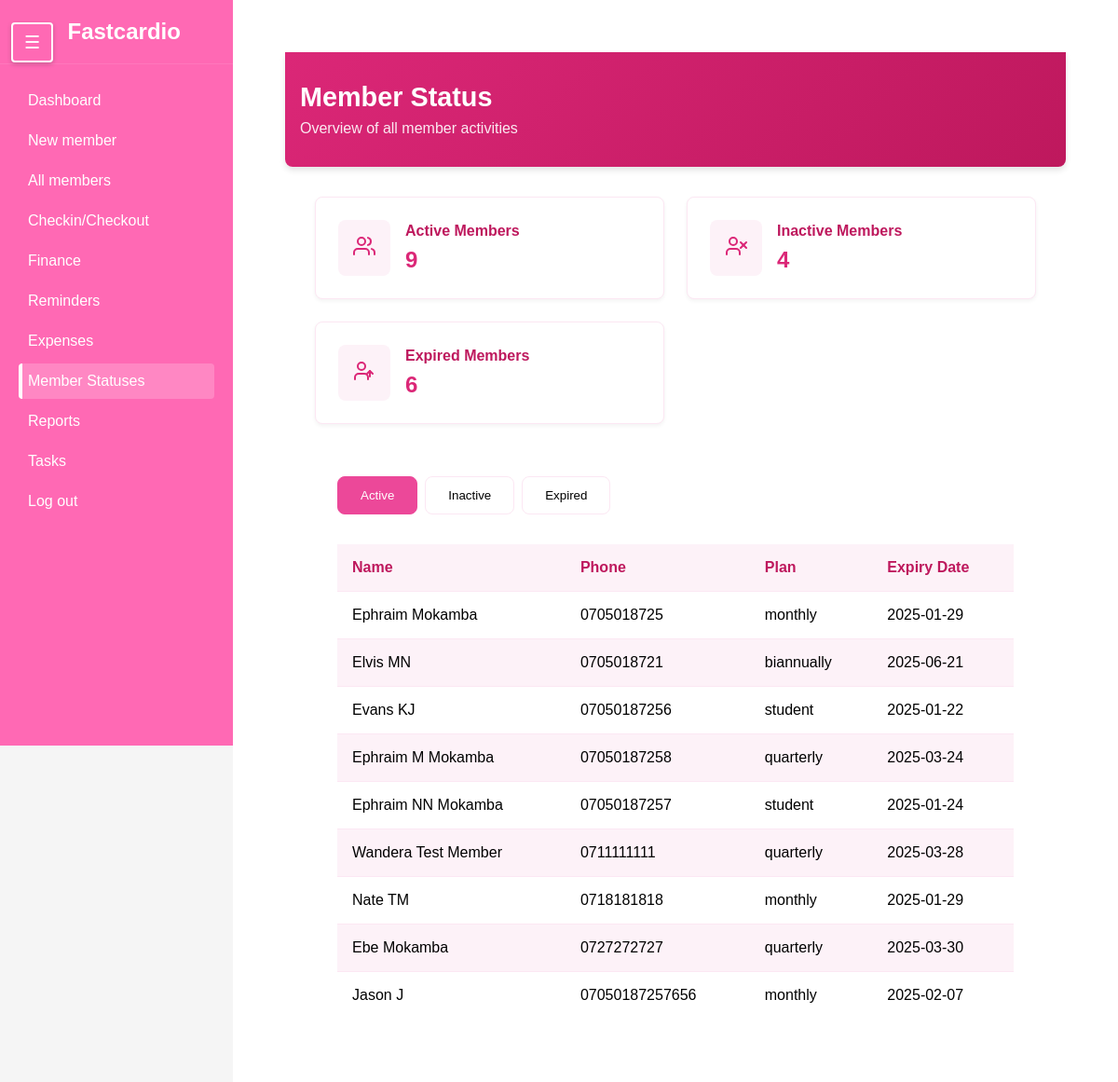
The app's page /status/ with its own data.
### members/models.py (models this page shows, shortened)
class Member(models.Model):
    first_name = models.CharField(max_length=50)
    last_name = models.CharField(max_length=50)
    phone_number = models.CharField(max_length=15)
    date_joined = models.DateTimeField(auto_now_add=True)
    membership_expiry = models.DateField(null=True, blank=True, help_text="Date when the membership expires")
    is_active = models.BooleanField(default=False)
    is_frozen = models.BooleanField(default=False)
    additional_info = models.TextField(blank=True,null=True)
    gender = models.CharField(max_length= 6)
    balance = models.DecimalField(
        max_digits=10,
        decimal_places=2,
        default=0,
        help_text="Positive balance indicates credit, negative indicates debt"
    )
    balance_due_date = models.DateField(null = True, blank=True)

class PaymentDetails(models.Model):
    PLAN_CHOICES = [
        ('daily', 'Daily'),
        ('monthly', 'Monthly'),
        ('quarterly', 'Quarterly'),
        ('biannually', 'Biannually'),
        ('annually', 'Annually'),
        ('student', 'Student Package'),
        ('complete', 'Complete Payment'),
    ]
    member = models.ForeignKey('Member', on_delete=models.CASCADE, related_name='payments', verbose_name="Member")
    plan = models.CharField(max_length=20, choices=PLAN_CHOICES, verbose_name="Payment Plan")
    amount = models.DecimalField(max_digits=10, decimal_places=2, verbose_name="Amount Paid")
    payment_date = models.DateField(default=timezone.now, verbose_name="Payment Date")
    transaction_id = models.CharField(max_length=100, blank=True, null=True, verbose_name="Transaction ID")
    class Meta:
        verbose_name = "Payment Detail"
        verbose_name_plural = "Payment Details"
        ordering = ['-payment_date']

### members/views.py (the view)
# urls.py: path('status/', views.member_status, name='member_status'),
def member_status(request):
    today = timezone.now().date()
    members = Member.objects.annotate(
        latest_payment_date=Max('payments__payment_date')
    )
    active_members = []
    inactive_members = []
    expired_members = []
    for member in members:
        member_data = {
            'name': f"{member.first_name} {member.last_name}",
            'phone': member.phone_number,
            'joined': member.date_joined.strftime('%Y-%m-%d'),
            'gender': member.gender,
        }
        latest_payment = PaymentDetails.objects.filter(member=member).order_by('-payment_date').first()
        if latest_payment:
            plan_duration = {
                'daily': 1, 'monthly': 30, 'quarterly': 90,
                'biannually': 180, 'annually': 365, 'student': 30
            }
            expiry_date = latest_payment.payment_date + timedelta(days=plan_duration[latest_payment.plan])
            member_data.update({
                'plan': latest_payment.plan,
                'last_payment': latest_payment.payment_date.strftime('%Y-%m-%d'),
                'expiry_date': expiry_date.strftime('%Y-%m-%d')
            })
            if member.is_frozen:
                inactive_members.append(member_data)
            elif expiry_date < today:
                expired_members.append(member_data)
            elif member.is_active:
                active_members.append(member_data)
            else:
                inactive_members.append(member_data)
        else:
            member_data.update({
                'plan': 'No plan',
                'last_payment': 'Never',
                'expiry_date': 'N/A'
            })
            inactive_members.append(member_data)
    context = {
        'active_members': active_members,
        'inactive_members': inactive_members,
        'expired_members': expired_members,
        'stats': {
            'total_active': len(active_members),
            'total_inactive': len(inactive_members),
            'total_expired': len(expired_members)
        }
    }
    return render(request, 'status.html', context)

### members/templates/status.html (shortened to what this page needs)
{% extends 'sidebar.html' %}
{% load static %}
{% block extra_styles %}
    <link rel="stylesheet" href="{% static 'status.css' %}">
{% endblock %}
{% block content %}
    <div class="dashboard-container">
        <div class="dashboard-header">
            <div class="header-content">
                <h1 class="dashboard-title">Member Status</h1>
                <p class="dashboard-subtitle">Overview of all member activities</p>
            </div>
        </div>
        <div class="stats-container">
            <div class="stat-card">
                <div class="stat-icon">
                </div>
                <div class="stat-info">
                    <h3>Active Members</h3>
                    <div class="count">{{ stats.total_active }}</div>
                </div>
            </div>
            <div class="stat-card">
                <div class="stat-icon">
                </div>
                <div class="stat-info">
                    <h3>Inactive Members</h3>
                    <div class="count">{{ stats.total_inactive }}</div>
                </div>
            </div>
            <div class="stat-card">
                <div class="stat-icon">
                </div>
                <div class="stat-info">
                    <h3>Expired Members</h3>
                    <div class="count">{{ stats.total_expired }}</div>
                </div>
            </div>
        </div>
        <div class="content-section">
            <div class="tabs">
                <button class="tab-button active" onclick="openTab(event, 'active')">Active</button>
                <button class="tab-button" onclick="openTab(event, 'inactive')">Inactive</button>
                <button class="tab-button" onclick="openTab(event, 'expired')">Expired</button>
            </div>
            <div class="table-container">
                <div id="active" class="tab-content active">
                    <table>
                        <thead>
                            <tr>
                                <th>Name</th>
                                <th>Phone</th>
                                <th>Plan</th>
                                <th>Expiry Date</th>
                            </tr>
                        </thead>
                        <tbody>
                            {% for member in active_members %}
                            <tr>
                                <td data-label="Name">{{ member.name }}</td>
                                <td data-label="Phone">{{ member.phone }}</td>
                                <td data-label="Plan">{{ member.plan }}</td>
                                <td data-label="Expiry Date">{{ member.expiry_date }}</td>
                            </tr>
                            {% endfor %}
                        </tbody>
                    </table>
                </div>
            </div>
        </div>
    </div>
{% endblock %}

### members/static/sidebar.css (style rules this page uses)
* { margin: 0; padding: 0; box-sizing: border-box; }
body { font-family: 'Arial', sans-serif; background-color: #f4f4f4; height: 100%; overflow-x: hidden; }

### members/static/status.css (style rules this page uses)
:root { --pink-50: #fdf2f8; --pink-100: #fce7f3; --pink-500: #ec4899; --pink-600: #db2777; --pink-700: #be185d; --spacing-base: 1rem; --border-radius: 8px; }
body { font-family: Arial, sans-serif; margin: 0; padding: 0; background-color: #f5f5f5; }
.dashboard-container { padding: var(--spacing-base); max-width: 100%; }
.dashboard-header { background: linear-gradient(135deg, var(--pink-600), var(--pink-700)); color: white; padding: 2rem var(--spacing-base); margin: -1rem -1rem 2rem -1rem; border-radius: 0 0 var(--border-radius) var(--border-radius); box-shadow: 0 4px 6px rgba(0, 0, 0, 0.1); }
.header-content { max-width: 1200px; margin: 0 auto; }
.dashboard-title { margin: 0; font-size: 1.8rem; font-weight: 600; }
.dashboard-subtitle { margin: 0.5rem 0 0; opacity: 0.9; font-size: 1rem; }
.stats-container { display: grid; grid-template-columns: repeat(auto-fit, minmax(280px, 1fr)); gap: 1.5rem; margin-bottom: 2rem; padding: 0 var(--spacing-base); }
.stat-card { background: white; padding: 1.5rem; border-radius: var(--border-radius); border: 1px solid var(--pink-100); box-shadow: 0 2px 4px rgba(0, 0, 0, 0.05); display: flex; align-items: center; transition: transform 0.2s ease; }
.stat-icon { background: var(--pink-50); padding: 1rem; border-radius: var(--border-radius); margin-right: 1rem; color: var(--pink-600); }
.stat-info { flex: 1; }
.stat-card h3 { color: var(--pink-700); margin: 0 0 0.5rem 0; font-size: 1rem; }
.stat-card .count { font-size: 1.5rem; font-weight: bold; color: var(--pink-600); }
.content-section { background: white; border-radius: var(--border-radius); padding: 1.5rem; margin: 0 var(--spacing-base); }
.tabs { display: flex; gap: 0.5rem; margin-bottom: 1.5rem; overflow-x: auto; padding-bottom: 0.5rem; }
.tab-button { padding: 0.75rem 1.5rem; border: 1px solid var(--pink-100); background: white; cursor: pointer; border-radius: var(--border-radius); white-space: nowrap; transition: all 0.2s ease; font-weight: 500; }
.tab-button.active { background: var(--pink-500); color: white; border-color: var(--pink-500); }
.tab-content { display: none; }
.tab-content.active { display: block; }
.table-container { overflow-x: auto; margin: 0 -1rem; padding: 0 1rem; }
table { width: 100%; border-collapse: collapse; background: white; margin-bottom: 1rem; }
th { background: var(--pink-50); padding: 1rem; text-align: left; font-weight: 600; color: var(--pink-700); white-space: nowrap; }
td { padding: 1rem; border-top: 1px solid var(--pink-100); }
tr:nth-child(even) { background: var(--pink-50); }

### records on screen
Member: phone "0705018725"
PaymentDetails: plan "monthly"
Member: phone "0705018721"
PaymentDetails: plan "biannually"
Member: phone "07050187256"
PaymentDetails: plan "student"
Member: phone "07050187258"
PaymentDetails: plan "quarterly"
Member: phone "07050187257"
PaymentDetails: plan "student"
Member: phone "0711111111"
PaymentDetails: plan "quarterly"
Member: phone "0718181818"
PaymentDetails: plan "monthly"
Member: phone "0727272727"
PaymentDetails: plan "quarterly"
Member: phone "07050187257656"
PaymentDetails: plan "monthly"

### other values on screen
{{ stats.total_active }} "9"
{{ stats.total_inactive }} "4"
{{ stats.total_expired }} "6"
{{ member.name }} "Ephraim Mokamba" "Elvis MN" "Evans KJ" "Ephraim M Mokamba" "Ephraim NN Mokamba" "Wandera Test Member" "Nate TM" "Ebe Mokamba" "Jason J"
{{ member.expiry_date }} "2025-01-29" "2025-06-21" "2025-01-22" "2025-03-24" "2025-01-24" "2025-03-28" "2025-01-29" "2025-03-30" "2025-02-07"
